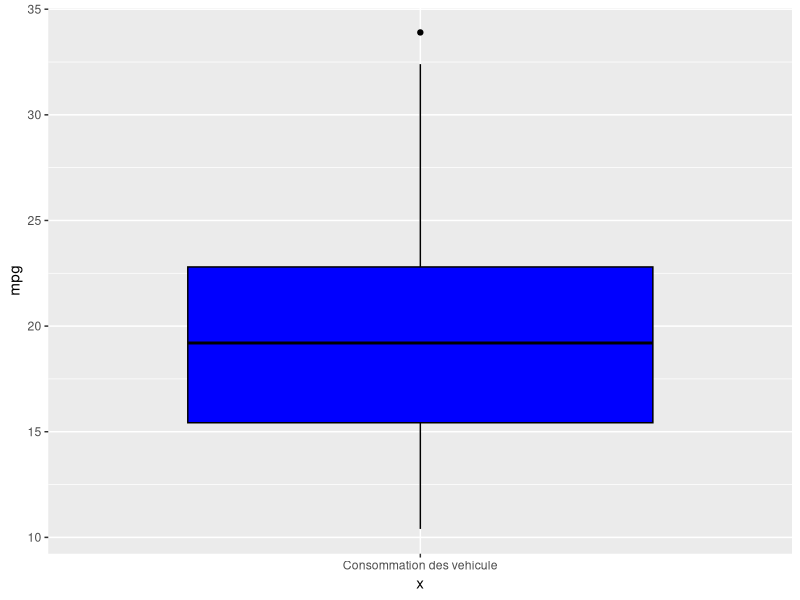
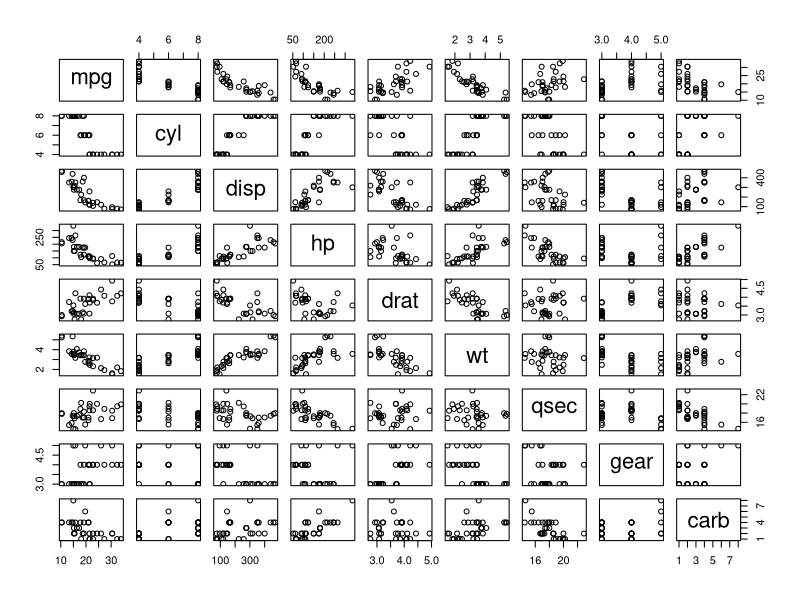
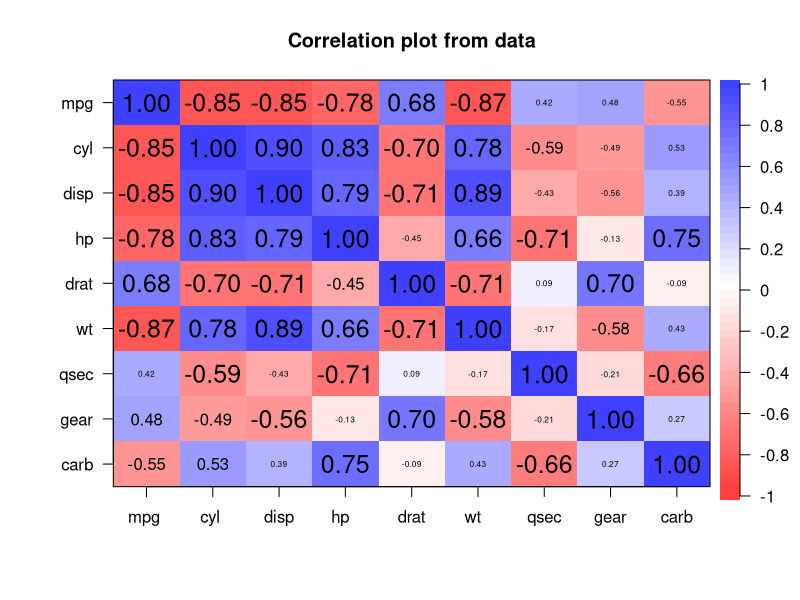
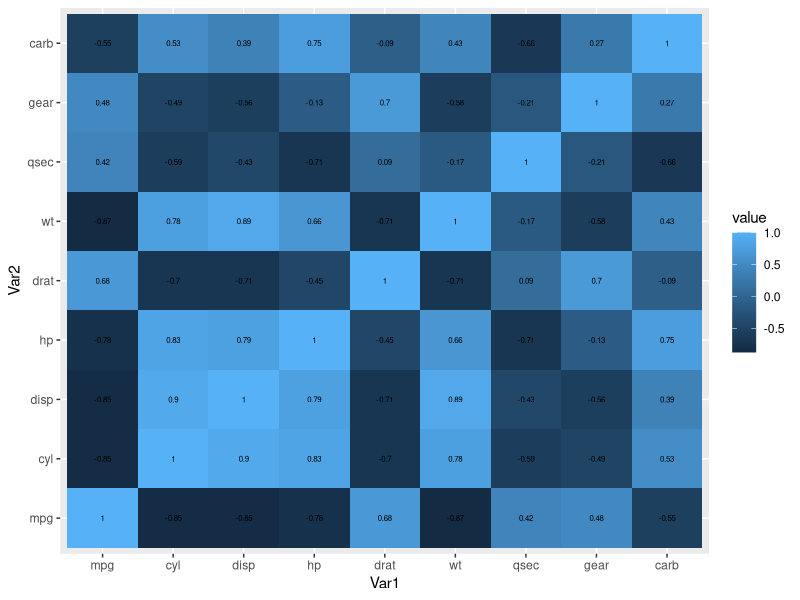
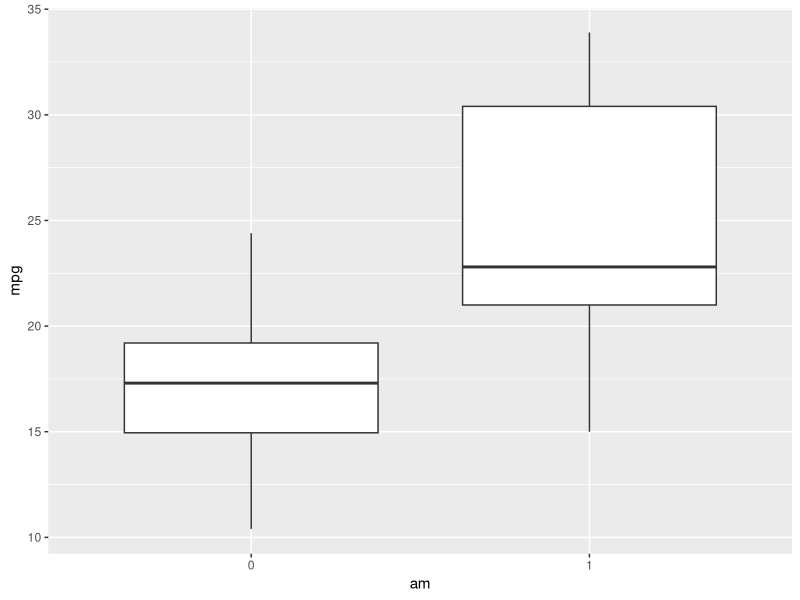
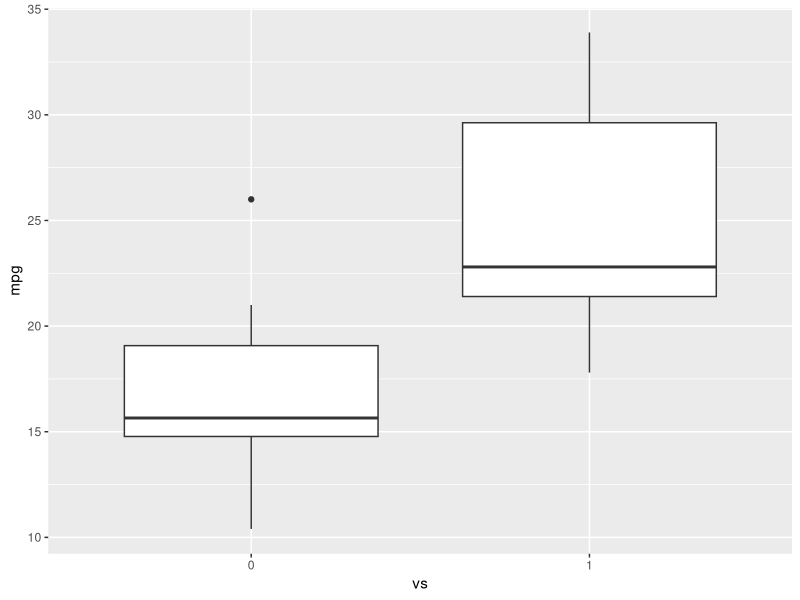
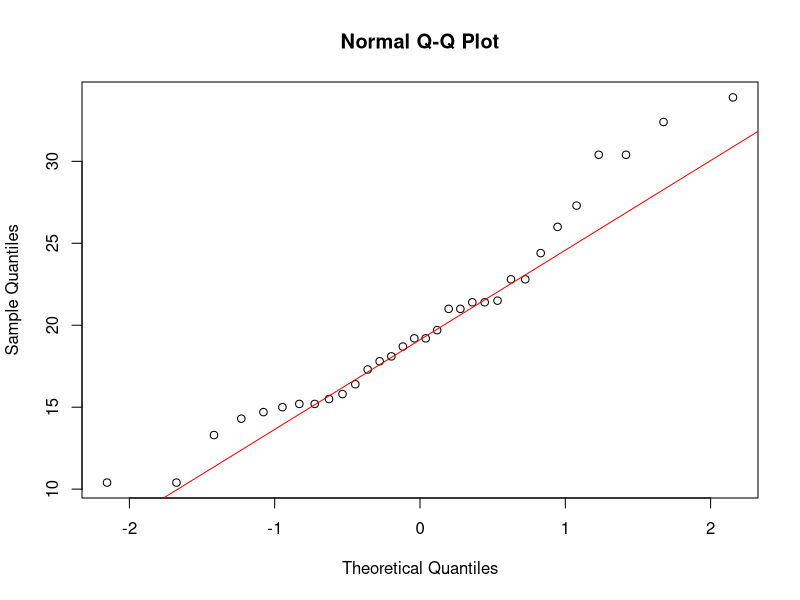
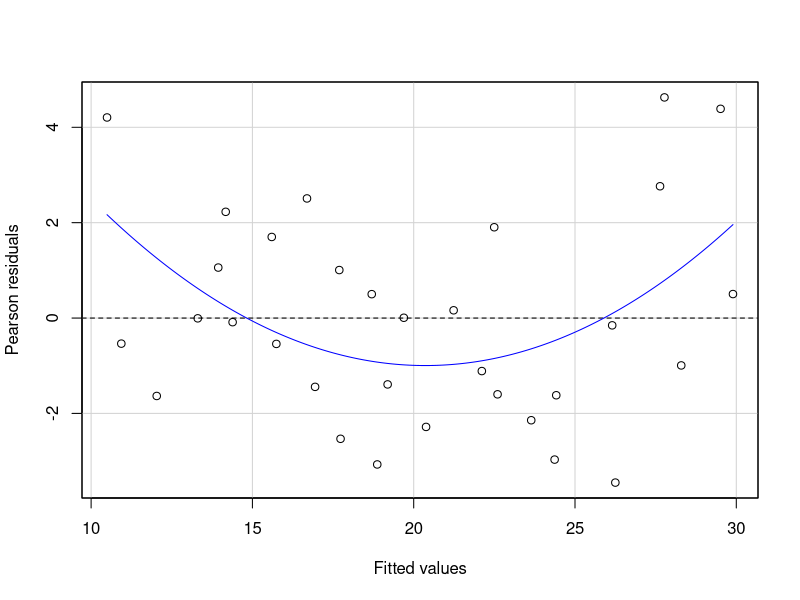

Source code (R) for these figures, in order:
## ---- chunk 1
#| echo: false
library(ggplot2)    # Visualisation des données
library(readxl)     # Bibliothèque de manipulation de données dans Excel
library(dplyr)      # Bibliothèque de manipulation de données statistiques
library(psych)     # Bibliothèque de statistiques descriptives
library(car)      # Bibliothèque de modèle de régression

options(digits = 3) # Combien de décimales afficher
## ---- chunk 2
#| echo: false
# Ecrire du code
data("mtcars")

# Duplication du fichier source
Mydata <- mtcars[,]
## ---- chunk 3
#| echo: false
sapply(Mydata, class)
## ---- chunk 4
#| echo: false
# glimpse(Mydata)
## ---- chunk 5
#| echo: false
str(Mydata)
## ---- chunk 6
#| echo: false
for (variable in names(Mydata)) {
  if (is.numeric(mtcars[[variable]])){
    print(paste0(variable," est un numerique"))
  }else {
    print(paste0(variable," n'est pas numerique"))
  }
}
## ---- chunk 7
#| echo: false
summary(Mydata)
## ---- chunk 8
#| echo: false
library(ggplot2)
ggplot(data = Mydata, aes(x="Consommation des vehicule", y=mpg))+ 
  geom_boxplot(color="black", fill="blue")
## ---- chunk 9
#| echo: false
for (variable in names(Mydata)) {
  if (is.numeric(Mydata[[variable]])){
    variable = Mydata[[variable]];
  }else {
    variable = as.factor(Mydata[[variable]])
  }
}
## ---- chunk 10
#| echo: false
Mydata$vs <- as.factor(Mydata$vs)
Mydata$am <- as.factor(Mydata$am)


## ---- chunk 11
#| echo: false
New_data <- Mydata[,-which(names(Mydata) %in% c("vs","am"))]
str(New_data)
## ---- chunk 12
#| echo: false
# plot(mtcars)
plot(New_data)
## ---- chunk 13
#| echo: false
cor(New_data)

## ---- chunk 14
#| echo: false
corPlot(New_data)
## ---- chunk 15
#| echo: false
# Install and load reshape2 package
#install.packages("reshape2")
library(reshape2)
 
# creating correlation matrix
corr_mat <- round(cor(New_data),2)
 
# reduce the size of correlation matrix
melted_corr_mat <- melt(corr_mat)
head(melted_corr_mat)
 
# plotting the correlation heatmap
library(ggplot2)
ggplot(data = melted_corr_mat, aes(x=Var1, y=Var2, 
                                   fill=value)) + 
geom_tile() +
geom_text(aes(Var2, Var1, label = value), 
          color = "black", size = 2)
## ---- chunk 16
#| echo: false
table(Mydata$vs)
## ---- chunk 17
#| echo: false
table(Mydata$am)
## ---- chunk 18
#| echo: false
ggplot(data = Mydata, aes(x=am,y=mpg))+
  geom_boxplot(aes(fill=mpg))
## ---- chunk 19
#| echo: false
ggplot(data = Mydata, aes(x=vs,y=mpg))+
  geom_boxplot(aes(fill=mpg))
## ---- chunk 20
#| echo: false
# Réalisation d'un t-test pour comparer les moyennes de 'mpg' entre les voitures à transmission manuelle (0) et automatique (1)
t.test(mpg ~ am, data=Mydata)
## ---- chunk 21
#| echo: false
# Création d'un QQ-plot pour la variable 'mpg'
# QQ-plot permet de visualiser pour juger de la normalite de la distribution
qqnorm(Mydata$mpg)
qqline(Mydata$mpg, col = "red")
## ---- chunk 22
#| echo: false
# Test de Shapiro-Wilk pour 'mpg'
# Le test de Shapiro-Wilk fournit un test statistique formel.
#Quand P-value < 0.005 alors S-W suggererait generelement que la distribution de la variable testee s'ecarte signifiquativement d'une distribution normale 
shapiro.test(Mydata$mpg)
## ---- chunk 23
#| echo: false
# Réalisation du test de Levene sur 'mpg' en fonction du type de transmission 'am'
leveneTest(mpg ~ am, data=Mydata)
## ---- chunk 24
#| echo: false
t.test(mpg ~ am, data=Mydata, var.equal = FALSE)
## ---- chunk 25
#| echo: false
wilcox.test(mpg ~ am, data=Mydata)
## ---- chunk 26
model <- lm(mpg ~ ., data = Mydata )
## ---- chunk 27
summary(model)
## ---- chunk 28
residualPlot(model)
## ---- chunk 29
vif(model)
## ---- chunk 30
ggplot(data = melted_corr_mat, aes(x=Var1, y=Var2, 
                                   fill=value)) + 
geom_tile() +
geom_text(aes(Var2, Var1, label = value), 
          color = "black", size = 2)
## ---- chunk 31
Mydata_new <- Mydata[,-which(names(Mydata) %in% c("cyl","disp"," hp","carb","qsec"))]

model_new <- lm(mpg ~ ., data = Mydata_new )
## ---- chunk 32
summary(model_new)
## ---- chunk 33
vif(model_new)
## ---- chunk 34
predict(model_new, data.frame(hp = 10, drat = 5, wt = 10, vs = as.factor(0), am = as.factor(0), gear = 7))
